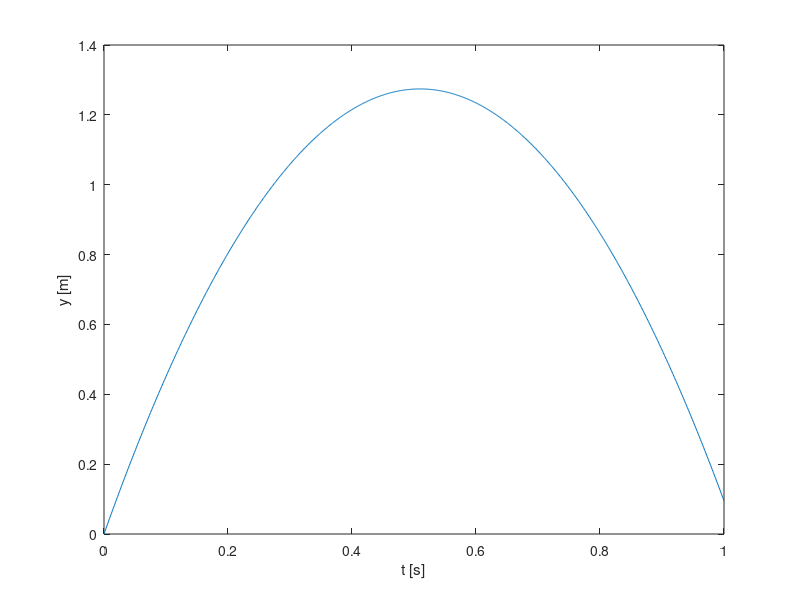

MATLAB code to generate this figure:
% Simple algorithm to get the heighest vertical position of the ball thrown
% up in the air. Uses basic for loop.

v0 = 5;
g = 9.81;
t = linspace(0, 1, 1001);

y = v0*t - 0.5*g*t.^2;

largest_height = y(1);  % Initial value
for ii = 2:length(y)
    if y(ii) > largest_height
        largest_height = y(ii);
    end
end

fprintf('The largest height achieved was %f m \n',largest_height);

plot(t, y) % Plot to verify
xlabel('t [s]')
ylabel('y [m]')